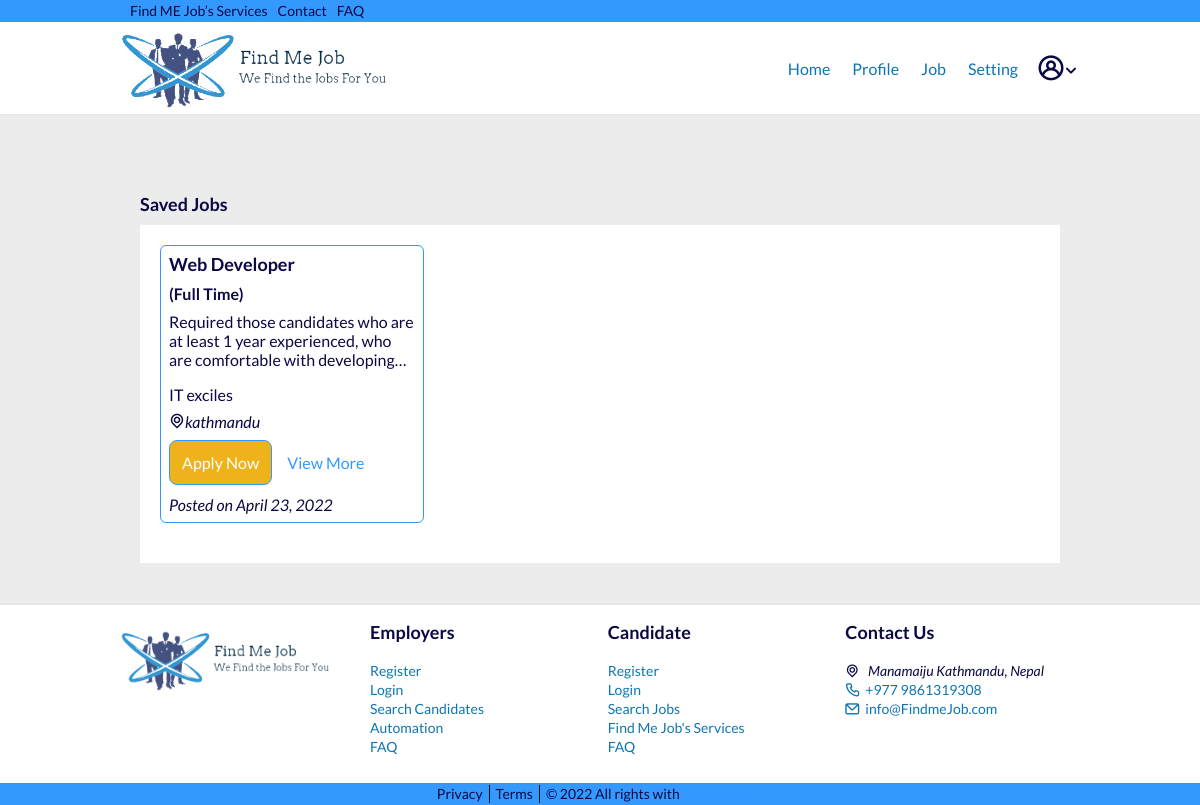
Page /saved_job_list/ (signed in) on the committed database.
### candidates/models.py (models this page shows, shortened)
class SavedJobs(models.Model):
    job = models.ForeignKey(
        Job, related_name='saved_job', on_delete=models.CASCADE)
    user = models.ForeignKey(
        User, related_name='saved', on_delete=models.CASCADE)
    date_posted = models.DateTimeField(default=timezone.now)

### recruiters/models.py (models this page shows, shortened)
class Job(models.Model):
    recruiter = models.ForeignKey(
        User, related_name='jobs', on_delete=models.CASCADE)
    title = models.CharField(max_length=255)
    company = models.CharField(max_length=200)
    location = models.CharField(max_length=255)
    description = models.TextField()
    skills_req = models.CharField(max_length=200)
    job_type = models.CharField(
        max_length=30, choices=CHOICES, default='Full Time', null=True)
    link = models.URLField(null=True, blank=True)
    slug = AutoSlugField(populate_from='title', unique=True, null=True)
    date_posted = models.DateTimeField(default=timezone.now)

### candidates/views.py (the view)
# urls.py: path('saved_job_list/', views.saved_jobs, name='saved-jobs'),
@login_required
def saved_jobs(request):
    jobs = SavedJobs.objects.filter(
        user=request.user).order_by('-date_posted')
    return render(request, 'candidates/saved_jobs.html', {'jobs': jobs, 'candidate_navbar': 1})

### candidates/templates/candidates/saved_jobs.html (shortened to what this page needs)
{% extends "users/layout.html" %} {% load static %} {% block content %}
<br /><br />
<div class="container">
  <h3>Saved Jobs</h3>
  <section class="section__job-3">
    <div class="job__row">
    {% for job in jobs %}
    <div class="job__col">
        <h3>{{job.job.title}}</h3>
        <h4>({{job.job.job_type}})</h4>
        <p>{{job.job.description|truncatewords:30}}</p>
        <dt class="job__company">{{job.job.company}}</dt>
        <address class="job__address"><span class="icon-map"></span>{{job.job.location}}</address>
        <div class="btn__holder">
          <button class="applyNow" type="submit">Apply Now</button>
          <a href="{% url 'job-detail' job.job.slug %}">View More</a>
        </div>
        <div class="card-footer">
          <em>Posted on {{job.job.date_posted|date:"F d, Y"}}</em>
        </div>
    </div>
    {% endfor %}
  </div>
  </section>
</div>
{% endblock content %}

### static/markup/css/main.css (style rules this page uses)
[class^="icon-"], [class*=" icon-"] { font-family: 'icomoon' !important; speak: never; font-style: normal; font-weight: normal; font-variant: normal; text-transform: none; line-height: 1; -webkit-font-smoothing: antialiased; -moz-osx-font-smoothing: grayscale; }
.icon-map:before { content: "\e907"; }
html { font-family: sans-serif; -ms-text-size-adjust: 100%; -webkit-text-size-adjust: 100%; }
body { margin: 0; }
article, aside, details, figcaption, figure, footer, header, hgroup, main, menu, nav, section, summary { display: block; }
a { background-color: transparent; }
button, input, optgroup, select, textarea { color: inherit; font: inherit; margin: 0; }
button { overflow: visible; }
button, select { text-transform: none; }
button, html input[type="button"], input[type="reset"], input[type="submit"] { -webkit-appearance: button; cursor: pointer; }
html { box-sizing: border-box; }
*, *:before, *:after { box-sizing: inherit; }
* { max-height: 1000000px; }
body { color: #0A0944; background: #ECECEC; font: 1rem/1.2 "Lato", "Arial", "Helvetica Neue", "Helvetica", sans-serif; min-width: 320px; -webkit-font-smoothing: antialiased; -moz-osx-font-smoothing: grayscale; }
h1, .h1, h2, .h2, h3, .h3, h4, .h4, h5, .h5, h6, .h6, .h { font-family: inherit; font-weight: bold; margin: 0 0 0.5em; color: inherit; }
h3, .h3 { font-size: 1.125rem; }
h4, .h4 { font-size: 1rem; }
p { margin: 0 0 1em; }
a { color: #39f; }
button, input[type='button'], input[type='reset'], input[type='file'], input[type='submit'] { -webkit-appearance: none; -webkit-border-radius: 0; cursor: pointer; }
.btn__holder [type="submit"], .btn__holder [type="button"], .btn__holder [type="applyNow"] { -webkit-transition: background 0.3s ease-in-out, color 0.3s ease-in-out, transistion 0.3s ease-in-out, 0.3s 0.3s ease-in-out, ease-in-out 0.3s ease-in-out; transition: background 0.3s ease-in-out, color 0.3s ease-in-out, transistion 0.3s ease-in-out, 0.3s 0.3s ease-in-out, ease-in-out 0.3s ease-in-out; padding: 0.75rem; border-radius: 8px; outline: 1px solid transparent; border: 1px solid #39f; background: #EEB31B; color: #fff; -webkit-transition: 0.3s ease-in-out; transition: 0.3s ease-in-out; }
.container { max-width: 62.5rem; margin: 0 auto; padding: 0 1.25rem; }
.section__job-3 { margin-bottom: 2.5rem; }
@media (min-width: 768px) { .section__job-3 { display: -webkit-box; display: -ms-flexbox; display: flex; -webkit-box-pack: justify; -ms-flex-pack: justify; justify-content: space-between; } }

### candidates/templates/candidates/saved_jobs.html (style rules this page uses)
.section__job-3 { padding: 20px; background: #fff; }
.job__row { display: block; }
.job__col { margin-bottom: 20px; border: 1px solid #39f; padding: 8px; border-radius: 6px; }
.job__col p { overflow: hidden; text-overflow: ellipsis; display: -webkit-box; -webkit-line-clamp: 3; -webkit-box-orient: vertical; }
.job__address, .job__company { margin-bottom: 8px; }
.applyNow { margin-right: 12px; }
.job__address { margin-bottom: 8px; }
.btn__holder { margin-bottom: 10px; }
.btn__holder a { text-decoration: none; }
@media (min-width: 768px) { .job__row { display: flex; justify-content: start; gap: 10px; flex-wrap: wrap; } }
@media (min-width: 768px) { .job__col { width: 30%; } }

### rows in the picture
SavedJobs: job "Web Developer", job.job_type "Full Time", job.description "Required those candidates who are at least 1 year experienced, who are comfortable with…", job.company "IT exciles", job.location "kathmandu", job.date_posted "April 23, 2022"
